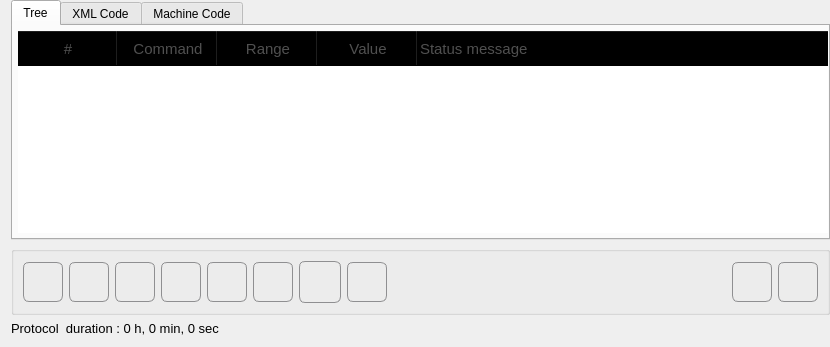
              <widget class="QWidget" name="page_2">
               <layout class="QVBoxLayout" name="verticalLayout_4">
                <property name="topMargin">
                 <number>0</number>
                </property>
                <property name="rightMargin">
                 <number>0</number>
                </property>
                <item>
                 <widget class="QTabWidget" name="tabWidget_editor">
                  <property name="sizePolicy">
                   <sizepolicy hsizetype="Expanding" vsizetype="Expanding">
                    <horstretch>0</horstretch>
                    <verstretch>0</verstretch>
                   </sizepolicy>
                  </property>
                  <property name="minimumSize">
                   <size>
                    <width>0</width>
                    <height>233</height>
                   </size>
                  </property>
                  <property name="styleSheet">
                   <string notr="true">QGroupBox { 
     border: 2px solid  rgb(250, 250, 250); ; 
     border-radius: 10px; 
    color: rgb( 250, 250, 250);
    background-color: rgb(250, 250, 250);

 } </string>
                  </property>
                  <property name="currentIndex">
                   <number>0</number>
                  </property>
                  <widget class="QWidget" name="tabWidgetPage_editorTree">
                   <attribute name="title">
                    <string>Tree</string>
                   </attribute>
                   <layout class="QGridLayout" name="gridLayout_20">
                    <property name="leftMargin">
                     <number>5</number>
                    </property>
                    <property name="topMargin">
                     <number>5</number>
                    </property>
                    <property name="rightMargin">
                     <number>0</number>
                    </property>
                    <property name="bottomMargin">
                     <number>5</number>
                    </property>
                    <item row="0" column="2">
                     <widget class="QTreeWidget" name="treeWidget_macroTable">
                      <property name="font">
                       <font>
                        <pointsize>11</pointsize>
                       </font>
                      </property>
                      <property name="toolTip">
                       <string/>
                      </property>
                      <property name="accessibleDescription">
                       <string notr="true"/>
                      </property>
                      <property name="styleSheet">
                       <string notr="true">QTreeView {
    show-decoration-selected: 1;
	color: rgb(80, 80, 80);
}

QScrollBar::vertical {
	/*width: 40px;*/
}

QTreeView QHeaderView:section
{
    font-size:11pt;
    height:35px;
    color: rgb(80, 80, 80);
    background-color: transparent;
}

QTreeView::item {
    border-top-color: transparent;
    border-bottom-color: transparent;
    border-right: 1px solid #dddddd;
    height:32px;
}

QTreeView::item:hover {
/*    background: qlineargradient(x1: 0, y1: 0, x2: 0, y2: 1, stop: 0 #f6f7fa, stop: 1 #F0F0FF);*/
    border: 1px solid #C0C0C0;
    background: qlineargradient(x1: 0, y1: 0, x2: 0, y2: 1, stop: 0 #C0C0C0, stop: 1 #C0C0C0);
}

QTreeView::item:selected {
    border: 1px solid #F0F0FF;
   color: rgb(20, 20, 20);
}

QTreeView::item:selected:active{
    border: 1px solid #C0C0C0;
    background: qlineargradient(x1: 0, y1: 0, x2: 0, y2: 1, stop: 0 #C0C0C0, stop: 1 #C0C0C0);
}

QTreeView::item:selected:!active {
       background: qlineargradient(x1: 0, y1: 0, x2: 0, y2: 1, stop: 0 #EEEEEE, stop: 1 #EEEEEE);
}

QComboBox {
    border: 1px solid gray;
    border-radius: 6px;
	border-color: rgb(170, 170, 170);
    min-width: 6em;
    height:32px;
	background-color: qlineargradient(x1: 0, y1: 0, x2: 0, y2: 1,
                                       stop: 0 #f6f7fa, stop: 1 #dadbde);
}

QComboBox:hover{
  background-color: qlineargradient(x1: 0, y1: 0, x2: 0, y2: 1,
                                       stop: 0 #f6f7fa, stop: 1 #F0F0FF);
 }

QComboBox::drop-down {
    subcontrol-origin: padding;
    subcontrol-position: top right;
    width: 23px;
    border-style:solid;
    border-left-color: darkgray;
    border-left-style: solid; /* just a single line */
    border-top-right-radius: 3px; /* same radius as the QComboBox */
    border-bottom-right-radius: 3px;
}


QComboBox::down-arrow {
    image: url(:/icons/comboDown.png);
    width: 15px;
}

QComboBox::down-arrow:on { /* shift the arrow when popup is open */
    top: 1px;
    left: 1px;
}

</string>
                      </property>
                      <property name="frameShape">
                       <enum>QFrame::Box</enum>
                      </property>
                      <property name="frameShadow">
                       <enum>QFrame::Raised</enum>
                      </property>
                      <property name="lineWidth">
                       <number>0</number>
                      </property>
                      <property name="midLineWidth">
                       <number>0</number>
                      </property>
                      <property name="autoScroll">
                       <bool>true</bool>
                      </property>
                      <property name="editTriggers">
                       <set>QAbstractItemView::CurrentChanged|QAbstractItemView::DoubleClicked|QAbstractItemView::EditKeyPressed|QAbstractItemView::SelectedClicked</set>
                      </property>
                      <property name="dragEnabled">
                       <bool>true</bool>
                      </property>
                      <property name="dragDropMode">
                       <enum>QAbstractItemView::NoDragDrop</enum>
                      </property>
                      <property name="defaultDropAction">
                       <enum>Qt::MoveAction</enum>
                      </property>
                      <property name="alternatingRowColors">
                       <bool>true</bool>
                      </property>
                      <property name="selectionMode">
                       <enum>QAbstractItemView::SingleSelection</enum>
                      </property>
                      <property name="selectionBehavior">
                       <enum>QAbstractItemView::SelectRows</enum>
                      </property>
                      <property name="textElideMode">
                       <enum>Qt::ElideNone</enum>
                      </property>
                      <property name="animated">
                       <bool>true</bool>
                      </property>
                      <property name="wordWrap">
                       <bool>true</bool>
                      </property>
                      <property name="headerHidden">
                       <bool>false</bool>
                      </property>
                      <property name="columnCount">
                       <number>5</number>
                      </property>
                      <column>
                       <property name="text">
                        <string>#</string>
                       </property>
                       <property name="textAlignment">
                        <set>AlignCenter</set>
                       </property>
                      </column>
                      <column>
                       <property name="text">
                        <string>Command</string>
                       </property>
                       <property name="textAlignment">
                        <set>AlignCenter</set>
                       </property>
                      </column>
                      <column>
                       <property name="text">
                        <string>Range</string>
                       </property>
                       <property name="textAlignment">
                        <set>AlignCenter</set>
                       </property>
                      </column>
                      <column>
                       <property name="text">
                        <string>Value</string>
                       </property>
                       <property name="textAlignment">
                        <set>AlignCenter</set>
                       </property>
                      </column>
                      <column>
                       <property name="text">
                        <string>Status message</string>
                       </property>
                       <property name="toolTip">
                        <string>The status message will be visualized in the status bar</string>
                       </property>
                       <property name="statusTip">
                        <string>The status message will be visualized in the status bar</string>
                       </property>
                       <property name="whatsThis">
                        <string>The status message will be visualized in the status bar</string>
                       </property>
                      </column>
                     </widget>
                    </item>
                   </layout>
                  </widget>
                  <widget class="QWidget" name="tabWidgetPage_editorXMLCode">
                   <attribute name="title">
                    <string>XML Code</string>
                   </attribute>
                   <layout class="QGridLayout" name="gridLayout_33">
                    <item row="0" column="0">
                     <widget class="QTextBrowser" name="textBrowser_XMLcode">
                      <property name="font">
                       <font>
                        <pointsize>11</pointsize>
                       </font>
                      </property>
                      <property name="frameShape">
                       <enum>QFrame::NoFrame</enum>
                      </property>
                      <property name="frameShadow">
                       <enum>QFrame::Sunken</enum>
                      </property>
                      <property name="readOnly">
                       <bool>false</bool>
                      </property>
                      <property name="textInteractionFlags">
                       <set>Qt::LinksAccessibleByKeyboard|Qt::LinksAccessibleByMouse|Qt::TextBrowserInteraction|Qt::TextEditable|Qt::TextEditorInteraction|Qt::TextSelectableByKeyboard|Qt::TextSelectableByMouse</set>
                      </property>
                     </widget>
                    </item>
                   </layout>
                  </widget>
                  <widget class="QWidget" name="tabWidgetPage_editorMachineCode">
                   <attribute name="title">
                    <string>Machine Code</string>
                   </attribute>
                   <layout class="QGridLayout" name="gridLayout_34">
                    <item row="0" column="0">
                     <widget class="QTextBrowser" name="textBrowser_machineCode">
                      <property name="font">
                       <font>
                        <pointsize>11</pointsize>
                       </font>
                      </property>
                      <property name="frameShape">
                       <enum>QFrame::NoFrame</enum>
                      </property>
                     </widget>
                    </item>
                   </layout>
                  </widget>
                 </widget>
                </item>
                <item>
                 <widget class="QGroupBox" name="groupBox_13">
                  <property name="enabled">
                   <bool>true</bool>
                  </property>
                  <property name="minimumSize">
                   <size>
                    <width>0</width>
                    <height>0</height>
                   </size>
                  </property>
                  <property name="styleSheet">
                   <string notr="true"> QPushButton {
     border: 1px solid #8f8f91;
     border-radius: 6px;
     width: 40px;
     height: 40px;
     font-size: 16px;
     background-color: qlineargradient(x1: 0, y1: 0, x2: 0, y2: 1,
                                       stop: 0 #f6f7fa, stop: 1 #dadbde);

 }

 QPushButton:focus:pressed {
     background-color: qlineargradient(x1: 0, y1: 0, x2: 0, y2: 1,
                                       stop: 0 #F0F0FF, stop: 1 #f6f7fa);
 }


 QPushButton:focus:checked {
     background-color: qlineargradient(x1: 0, y1: 0, x2: 0, y2: 1,
                                       stop: 0 #dadbde, stop: 1 #dadbde);
 }


 QPushButton:hover {
     background-color: qlineargradient(x1: 0, y1: 0, x2: 0, y2: 1,
                                       stop: 0 #f6f7fa, stop: 1 #F0F0FF);
 }

QPushButton:disabled{ background-color: #CCCCCC; }

 QPushButton:flat {
     border: none; /* no border for a flat push button */
 }

 QPushButton:default {
     border-color: navy; /* make the default button prominent */
 }</string>
                  </property>
                  <property name="title">
                   <string/>
                  </property>
                  <layout class="QHBoxLayout" name="horizontalLayout_4">
                   <item>
                    <widget class="QPushButton" name="pushButton_addMacroCommand">
                     <property name="enabled">
                      <bool>true</bool>
                     </property>
                     <property name="minimumSize">
                      <size>
                       <width>40</width>
                       <height>40</height>
                      </size>
                     </property>
                     <property name="maximumSize">
                      <size>
                       <width>40</width>
                       <height>40</height>
                      </size>
                     </property>
                     <property name="font">
                      <font>
                       <pointsize>-1</pointsize>
                      </font>
                     </property>
                     <property name="toolTip">
                      <string>Add new command</string>
                     </property>
                     <property name="statusTip">
                      <string>Add new command</string>
                     </property>
                     <property name="whatsThis">
                      <string>Add new command</string>
                     </property>
                     <property name="text">
                      <string/>
                     </property>
                     <property name="icon">
                      <iconset resource="../resources.qrc">
                       <normaloff>:/icons/plus.png</normaloff>:/icons/plus.png</iconset>
                     </property>
                     <property name="iconSize">
                      <size>
                       <width>20</width>
                       <height>20</height>
                      </size>
                     </property>
                    </widget>
                   </item>
                   <item>
                    <widget class="QPushButton" name="pushButton_removeMacroCommand">
                     <property name="enabled">
                      <bool>true</bool>
                     </property>
                     <property name="minimumSize">
                      <size>
                       <width>40</width>
                       <height>40</height>
                      </size>
                     </property>
                     <property name="maximumSize">
                      <size>
                       <width>40</width>
                       <height>40</height>
                      </size>
                     </property>
                     <property name="font">
                      <font>
                       <pointsize>-1</pointsize>
                      </font>
                     </property>
                     <property name="toolTip">
                      <string>Remove command</string>
                     </property>
                     <property name="statusTip">
                      <string>Remove command</string>
                     </property>
                     <property name="whatsThis">
                      <string>Remove command</string>
                     </property>
                     <property name="text">
                      <string/>
                     </property>
                     <property name="icon">
                      <iconset resource="../resources.qrc">
                       <normaloff>:/icons/minus.png</normaloff>:/icons/minus.png</iconset>
                     </property>
                     <property name="iconSize">
                      <size>
                       <width>25</width>
                       <height>25</height>
                      </size>
                     </property>
                    </widget>
                   </item>
                   <item>
                    <widget class="QPushButton" name="pushButton_moveUp">
                     <property name="enabled">
                      <bool>true</bool>
                     </property>
                     <property name="minimumSize">
                      <size>
                       <width>40</width>
                       <height>40</height>
                      </size>
                     </property>
                     <property name="maximumSize">
                      <size>
                       <width>40</width>
                       <height>40</height>
                      </size>
                     </property>
                     <property name="font">
                      <font>
                       <pointsize>-1</pointsize>
                      </font>
                     </property>
                     <property name="toolTip">
                      <string>Move up</string>
                     </property>
                     <property name="statusTip">
                      <string>Move up</string>
                     </property>
                     <property name="whatsThis">
                      <string>Move up</string>
                     </property>
                     <property name="text">
                      <string/>
                     </property>
                     <property name="icon">
                      <iconset resource="../resources.qrc">
                       <normaloff>:/icons/upArrow.png</normaloff>:/icons/upArrow.png</iconset>
                     </property>
                     <property name="iconSize">
                      <size>
                       <width>20</width>
                       <height>20</height>
                      </size>
                     </property>
                    </widget>
                   </item>
                   <item>
                    <widget class="QPushButton" name="pushButton_moveDown">
                     <property name="enabled">
                      <bool>true</bool>
                     </property>
                     <property name="minimumSize">
                      <size>
                       <width>40</width>
                       <height>40</height>
                      </size>
                     </property>
                     <property name="maximumSize">
                      <size>
                       <width>40</width>
                       <height>40</height>
                      </size>
                     </property>
                     <property name="font">
                      <font>
                       <pointsize>-1</pointsize>
                      </font>
                     </property>
                     <property name="toolTip">
                      <string>Move down</string>
                     </property>
                     <property name="statusTip">
                      <string>Move down</string>
                     </property>
                     <property name="whatsThis">
                      <string>Move down</string>
                     </property>
                     <property name="text">
                      <string/>
                     </property>
                     <property name="icon">
                      <iconset resource="../resources.qrc">
                       <normaloff>:/icons/downArrow.png</normaloff>:/icons/downArrow.png</iconset>
                     </property>
                     <property name="iconSize">
                      <size>
                       <width>20</width>
                       <height>20</height>
                      </size>
                     </property>
                    </widget>
                   </item>
                   <item>
                    <widget class="QPushButton" name="pushButton_loop">
                     <property name="enabled">
                      <bool>true</bool>
                     </property>
                     <property name="minimumSize">
                      <size>
                       <width>40</width>
                       <height>40</height>
                      </size>
                     </property>
                     <property name="maximumSize">
                      <size>
                       <width>40</width>
                       <height>40</height>
                      </size>
                     </property>
                     <property name="toolTip">
                      <string>&lt;html&gt;&lt;head/&gt;&lt;body&gt;&lt;p&gt;Add a new loop&lt;/p&gt;&lt;/body&gt;&lt;/html&gt;</string>
                     </property>
                     <property name="text">
                      <string/>
                     </property>
                     <property name="icon">
                      <iconset resource="../resources.qrc">
                       <normaloff>:/icons/loop.png</normaloff>:/icons/loop.png</iconset>
                     </property>
                     <property name="iconSize">
                      <size>
                       <width>30</width>
                       <height>30</height>
                      </size>
                     </property>
                    </widget>
                   </item>
                   <item>
                    <widget class="QPushButton" name="pushButton_plusIndent">
                     <property name="enabled">
                      <bool>true</bool>
                     </property>
                     <property name="minimumSize">
                      <size>
                       <width>40</width>
                       <height>40</height>
                      </size>
                     </property>
                     <property name="maximumSize">
                      <size>
                       <width>40</width>
                       <height>40</height>
                      </size>
                     </property>
                     <property name="toolTip">
                      <string>Add new command in the loop</string>
                     </property>
                     <property name="statusTip">
                      <string>Add new command in the loop</string>
                     </property>
                     <property name="whatsThis">
                      <string>Add new command in the loop</string>
                     </property>
                     <property name="text">
                      <string/>
                     </property>
                     <property name="icon">
                      <iconset resource="../resources.qrc">
                       <normaloff>:/icons/indentPlus.png</normaloff>:/icons/indentPlus.png</iconset>
                     </property>
                     <property name="iconSize">
                      <size>
                       <width>25</width>
                       <height>25</height>
                      </size>
                     </property>
                    </widget>
                   </item>
                   <item>
                    <widget class="QPushButton" name="pushButton_duplicateLine">
                     <property name="enabled">
                      <bool>true</bool>
                     </property>
                     <property name="toolTip">
                      <string>Duplicate command</string>
                     </property>
                     <property name="statusTip">
                      <string>duplicate command</string>
                     </property>
                     <property name="whatsThis">
                      <string>duplicate command</string>
                     </property>
                     <property name="text">
                      <string/>
                     </property>
                     <property name="icon">
                      <iconset resource="../resources.qrc">
                       <normaloff>:/icons/duplicate.png</normaloff>:/icons/duplicate.png</iconset>
                     </property>
                     <property name="iconSize">
                      <size>
                       <width>30</width>
                       <height>30</height>
                      </size>
                     </property>
                    </widget>
                   </item>
                   <item>
                    <widget class="QPushButton" name="pushButton_clearCommands">
                     <property name="enabled">
                      <bool>true</bool>
                     </property>
                     <property name="minimumSize">
                      <size>
                       <width>40</width>
                       <height>40</height>
                      </size>
                     </property>
                     <property name="maximumSize">
                      <size>
                       <width>40</width>
                       <height>40</height>
                      </size>
                     </property>
                     <property name="font">
                      <font>
                       <pointsize>-1</pointsize>
                      </font>
                     </property>
                     <property name="toolTip">
                      <string>Clear all commands</string>
                     </property>
                     <property name="statusTip">
                      <string>Clear all commands</string>
                     </property>
                     <property name="whatsThis">
                      <string>Clear all commands</string>
                     </property>
                     <property name="text">
                      <string/>
                     </property>
                     <property name="icon">
                      <iconset resource="../resources.qrc">
                       <normaloff>:/icons/clearAll.png</normaloff>:/icons/clearAll.png</iconset>
                     </property>
                     <property name="iconSize">
                      <size>
                       <width>30</width>
                       <height>30</height>
                      </size>
                     </property>
                    </widget>
                   </item>
                   <item>
                    <spacer name="horizontalSpacer_10">
                     <property name="orientation">
                      <enum>Qt::Horizontal</enum>
                     </property>
                     <property name="sizeHint" stdset="0">
                      <size>
                       <width>339</width>
                       <height>20</height>
                      </size>
                     </property>
                    </spacer>
                   </item>
                   <item>
                    <widget class="QPushButton" name="pushButton_undo">
                     <property name="enabled">
                      <bool>true</bool>
                     </property>
                     <property name="minimumSize">
                      <size>
                       <width>40</width>
                       <height>40</height>
                      </size>
                     </property>
                     <property name="maximumSize">
                      <size>
                       <width>40</width>
                       <height>40</height>
                      </size>
                     </property>
                     <property name="font">
                      <font>
                       <pointsize>-1</pointsize>
                      </font>
                     </property>
                     <property name="toolTip">
                      <string>&lt;html&gt;&lt;head/&gt;&lt;body&gt;&lt;p&gt;&lt;span style=&quot; font-size:10pt;&quot;&gt;Undo command&lt;/span&gt;&lt;/p&gt;&lt;/body&gt;&lt;/html&gt;</string>
                     </property>
                     <property name="statusTip">
                      <string>Clear all commands</string>
                     </property>
                     <property name="whatsThis">
                      <string>Clear all commands</string>
                     </property>
                     <property name="text">
                      <string/>
                     </property>
                     <property name="icon">
                      <iconset resource="../resources.qrc">
                       <normaloff>:/icons/undo.png</normaloff>:/icons/undo.png</iconset>
                     </property>
                     <property name="iconSize">
                      <size>
                       <width>30</width>
                       <height>30</height>
                      </size>
                     </property>
                     <property name="checkable">
                      <bool>false</bool>
                     </property>
                    </widget>
                   </item>
                   <item>
                    <widget class="QPushButton" name="pushButton_redo">
                     <property name="enabled">
                      <bool>true</bool>
                     </property>
                     <property name="minimumSize">
                      <size>
                       <width>40</width>
                       <height>40</height>
                      </size>
                     </property>
                     <property name="maximumSize">
                      <size>
                       <width>40</width>
                       <height>40</height>
                      </size>
                     </property>
                     <property name="font">
                      <font>
                       <pointsize>-1</pointsize>
                      </font>
                     </property>
                     <property name="toolTip">
                      <string>&lt;html&gt;&lt;head/&gt;&lt;body&gt;&lt;p&gt;&lt;span style=&quot; font-size:10pt;&quot;&gt;Redo command&lt;/span&gt;&lt;/p&gt;&lt;/body&gt;&lt;/html&gt;</string>
                     </property>
                     <property name="statusTip">
                      <string>Clear all commands</string>
                     </property>
                     <property name="whatsThis">
                      <string>Clear all commands</string>
                     </property>
                     <property name="text">
                      <string/>
                     </property>
                     <property name="icon">
                      <iconset resource="../resources.qrc">
                       <normaloff>:/icons/redo.png</normaloff>:/icons/redo.png</iconset>
                     </property>
                     <property name="iconSize">
                      <size>
                       <width>30</width>
                       <height>30</height>
                      </size>
                     </property>
                     <property name="checkable">
                      <bool>false</bool>
                     </property>
                    </widget>
                   </item>
                  </layout>
                 </widget>
                </item>
                <item>
                 <widget class="QLabel" name="label_protocolDuration">
                  <property name="minimumSize">
                   <size>
                    <width>300</width>
                    <height>0</height>
                   </size>
                  </property>
                  <property name="font">
                   <font>
                    <pointsize>10</pointsize>
                   </font>
                  </property>
                  <property name="text">
                   <string>Protocol  duration : 0 h, 0 min, 0 sec</string>
                  </property>
                 </widget>
                </item>
               </layout>
              </widget>
